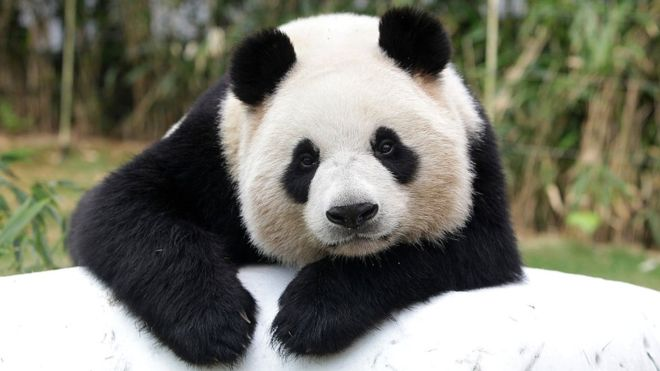
#> input picture panda.jpg, 660 x 371 px
$ python -i graph_cut.py   (imports and definitions only)
#> lines starting #> are read from the running program, lines starting #| are printed output that depends on the picture
#> further down, picture is the input picture: shape (371, 660, 3); mean B, G, R 110.9, 123.5, 123.6
import numpy as np
from skimage.segmentation import slic
from skimage.segmentation import mark_boundaries
from skimage.data import astronaut
from skimage.util import img_as_float
import maxflow
from scipy.spatial import Delaunay

# Calculate the SLIC superpixels, their histograms and neighbors
def superpixels_histograms_neighbors(img):
    # SLIC
    segments = slic(img, n_segments=500, compactness=20)
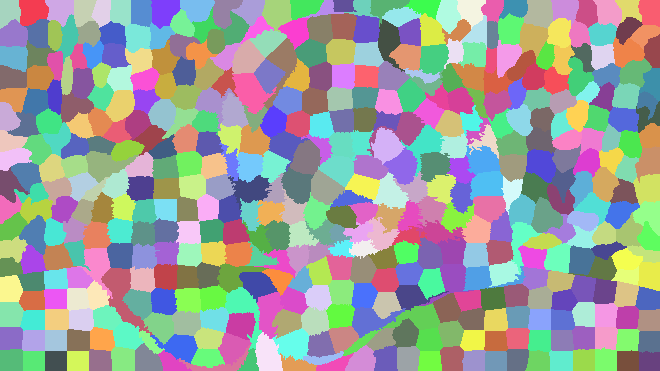
#> segments: shape (371, 660) int64; 476 distinct labels, from 1 to 476; one colour per label, 0 black
    segments_ids = np.unique(segments)
#> segments_ids = 476 values from 1 to 476

    # centers
    centers = np.array([np.mean(np.nonzero(segments==i),axis=1) for i in segments_ids])
#> centers = 476 pairs, first value 5.6 to 364.5, second value 7.85 to 652.7

    # H-S histograms for all superpixels
    hsv = cv2.cvtColor(img.astype('float32'), cv2.COLOR_BGR2HSV)
#> hsv: shape (371, 660, 3) float32; mean H, S, V 101.3, 0.2, 127.7
    bins = [20, 20] # H = S = 20
    ranges = [0, 360, 0, 1] # H: [0, 360], S: [0, 1]
    colors_hists = np.float32([cv2.calcHist([hsv],[0, 1], np.uint8(segments==i), bins, ranges).flatten() for i in segments_ids])
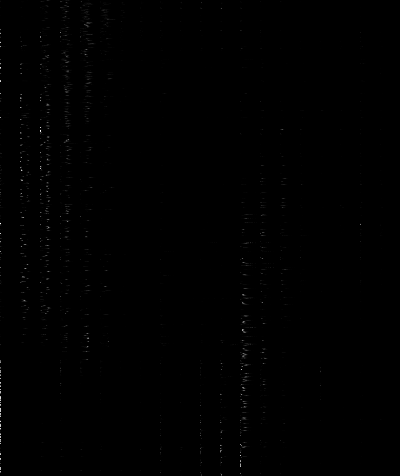
#> colors_hists: shape (476, 400) float32; min 0, max 612, mean 1.3; drawn with min black and max white

    # neighbors via Delaunay tesselation
    tri = Delaunay(centers)

    return (centers,colors_hists,segments,tri.vertex_neighbor_vertices)

# Get superpixels IDs for FG and BG from marking
# [4 lines left out: function find_superpixels_under_marking, not called in this run]

# Sum up the histograms for a given selection of superpixel IDs, normalize
def cumulative_histogram_for_superpixels(ids, histograms):
    h = np.sum(histograms[ids],axis=0)
    return h / h.sum()

# Get a bool mask of the pixels for a given selection of superpixel IDs
def pixels_for_segment_selection(superpixels_labels, selection):
    pixels_mask = np.where(np.isin(superpixels_labels, selection), True, False)
    return pixels_mask

# Get a normalized version of the given histograms (divide by sum)
def normalize_histograms(histograms):
    return np.float32([h / h.sum() for h in histograms])

# Perform graph cut using superpixels histograms
# [35 lines left out: function do_graph_cut, not called in this run]

>>> import cv2
>>> picture = cv2.imread('panda.jpg')
>>> result = superpixels_histograms_neighbors(picture)
#> result = 4 point arrays, longest 476 points
